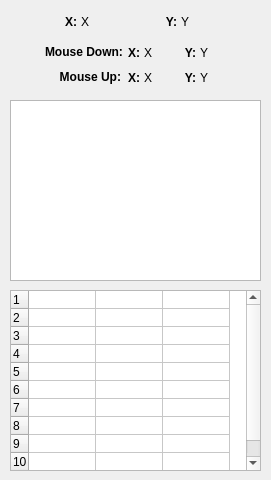
<?xml version="1.0" encoding="UTF-8"?>
<ui version="4.0">
 <class>MainWindow</class>
 <widget class="QMainWindow" name="MainWindow">
  <property name="geometry">
   <rect>
    <x>0</x>
    <y>0</y>
    <width>271</width>
    <height>480</height>
   </rect>
  </property>
  <property name="sizePolicy">
   <sizepolicy hsizetype="Fixed" vsizetype="Fixed">
    <horstretch>0</horstretch>
    <verstretch>0</verstretch>
   </sizepolicy>
  </property>
  <property name="windowTitle">
   <string>Mouse Position</string>
  </property>
  <property name="toolButtonStyle">
   <enum>Qt::ToolButtonIconOnly</enum>
  </property>
  <widget class="QWidget" name="centralwidget">
   <widget class="QLabel" name="xLabel">
    <property name="geometry">
     <rect>
      <x>81</x>
      <y>14</y>
      <width>49</width>
      <height>16</height>
     </rect>
    </property>
    <property name="text">
     <string>X</string>
    </property>
   </widget>
   <widget class="QLabel" name="yLabel">
    <property name="geometry">
     <rect>
      <x>181</x>
      <y>14</y>
      <width>49</width>
      <height>16</height>
     </rect>
    </property>
    <property name="text">
     <string>Y</string>
    </property>
   </widget>
   <widget class="QLabel" name="label">
    <property name="geometry">
     <rect>
      <x>61</x>
      <y>14</y>
      <width>16</width>
      <height>16</height>
     </rect>
    </property>
    <property name="font">
     <font>
      <bold>true</bold>
     </font>
    </property>
    <property name="text">
     <string>X:</string>
    </property>
    <property name="alignment">
     <set>Qt::AlignRight|Qt::AlignTrailing|Qt::AlignVCenter</set>
    </property>
   </widget>
   <widget class="QLabel" name="label_2">
    <property name="geometry">
     <rect>
      <x>161</x>
      <y>14</y>
      <width>16</width>
      <height>16</height>
     </rect>
    </property>
    <property name="font">
     <font>
      <bold>true</bold>
     </font>
    </property>
    <property name="text">
     <string>Y:</string>
    </property>
    <property name="alignment">
     <set>Qt::AlignRight|Qt::AlignTrailing|Qt::AlignVCenter</set>
    </property>
   </widget>
   <widget class="QLabel" name="label_3">
    <property name="geometry">
     <rect>
      <x>45</x>
      <y>44</y>
      <width>81</width>
      <height>16</height>
     </rect>
    </property>
    <property name="font">
     <font>
      <bold>true</bold>
     </font>
    </property>
    <property name="text">
     <string>Mouse Down:</string>
    </property>
   </widget>
   <widget class="QLabel" name="label_4">
    <property name="geometry">
     <rect>
      <x>124</x>
      <y>45</y>
      <width>16</width>
      <height>16</height>
     </rect>
    </property>
    <property name="font">
     <font>
      <bold>true</bold>
     </font>
    </property>
    <property name="text">
     <string>X:</string>
    </property>
    <property name="alignment">
     <set>Qt::AlignRight|Qt::AlignTrailing|Qt::AlignVCenter</set>
    </property>
   </widget>
   <widget class="QLabel" name="xLabelMouseDown">
    <property name="geometry">
     <rect>
      <x>144</x>
      <y>45</y>
      <width>31</width>
      <height>16</height>
     </rect>
    </property>
    <property name="text">
     <string>X</string>
    </property>
   </widget>
   <widget class="QLabel" name="label_6">
    <property name="geometry">
     <rect>
      <x>180</x>
      <y>45</y>
      <width>16</width>
      <height>16</height>
     </rect>
    </property>
    <property name="font">
     <font>
      <bold>true</bold>
     </font>
    </property>
    <property name="text">
     <string>Y:</string>
    </property>
    <property name="alignment">
     <set>Qt::AlignRight|Qt::AlignTrailing|Qt::AlignVCenter</set>
    </property>
   </widget>
   <widget class="QLabel" name="yLabelMouseDown">
    <property name="geometry">
     <rect>
      <x>200</x>
      <y>45</y>
      <width>31</width>
      <height>16</height>
     </rect>
    </property>
    <property name="text">
     <string>Y</string>
    </property>
   </widget>
   <widget class="QLabel" name="label_7">
    <property name="geometry">
     <rect>
      <x>180</x>
      <y>70</y>
      <width>16</width>
      <height>16</height>
     </rect>
    </property>
    <property name="font">
     <font>
      <bold>true</bold>
     </font>
    </property>
    <property name="text">
     <string>Y:</string>
    </property>
    <property name="alignment">
     <set>Qt::AlignRight|Qt::AlignTrailing|Qt::AlignVCenter</set>
    </property>
   </widget>
   <widget class="QLabel" name="label_5">
    <property name="geometry">
     <rect>
      <x>40</x>
      <y>69</y>
      <width>81</width>
      <height>16</height>
     </rect>
    </property>
    <property name="font">
     <font>
      <bold>true</bold>
     </font>
    </property>
    <property name="text">
     <string>Mouse Up:</string>
    </property>
    <property name="alignment">
     <set>Qt::AlignRight|Qt::AlignTrailing|Qt::AlignVCenter</set>
    </property>
   </widget>
   <widget class="QLabel" name="xLabelMouseUp">
    <property name="geometry">
     <rect>
      <x>144</x>
      <y>70</y>
      <width>31</width>
      <height>16</height>
     </rect>
    </property>
    <property name="text">
     <string>X</string>
    </property>
   </widget>
   <widget class="QLabel" name="label_8">
    <property name="geometry">
     <rect>
      <x>124</x>
      <y>70</y>
      <width>16</width>
      <height>16</height>
     </rect>
    </property>
    <property name="font">
     <font>
      <bold>true</bold>
     </font>
    </property>
    <property name="text">
     <string>X:</string>
    </property>
    <property name="alignment">
     <set>Qt::AlignRight|Qt::AlignTrailing|Qt::AlignVCenter</set>
    </property>
   </widget>
   <widget class="QLabel" name="yLabelMouseUp">
    <property name="geometry">
     <rect>
      <x>200</x>
      <y>70</y>
      <width>31</width>
      <height>16</height>
     </rect>
    </property>
    <property name="text">
     <string>Y</string>
    </property>
   </widget>
   <widget class="QListWidget" name="listWidget">
    <property name="geometry">
     <rect>
      <x>10</x>
      <y>100</y>
      <width>251</width>
      <height>181</height>
     </rect>
    </property>
    <property name="selectionMode">
     <enum>QAbstractItemView::NoSelection</enum>
    </property>
   </widget>
   <widget class="QTableWidget" name="tableWidget">
    <property name="geometry">
     <rect>
      <x>10</x>
      <y>290</y>
      <width>251</width>
      <height>181</height>
     </rect>
    </property>
    <property name="verticalScrollBarPolicy">
     <enum>Qt::ScrollBarAlwaysOn</enum>
    </property>
    <property name="selectionMode">
     <enum>QAbstractItemView::NoSelection</enum>
    </property>
    <property name="rowCount">
     <number>10</number>
    </property>
    <property name="columnCount">
     <number>3</number>
    </property>
    <attribute name="horizontalHeaderVisible">
     <bool>false</bool>
    </attribute>
    <attribute name="horizontalHeaderDefaultSectionSize">
     <number>67</number>
    </attribute>
    <attribute name="verticalHeaderVisible">
     <bool>true</bool>
    </attribute>
    <attribute name="verticalHeaderMinimumSectionSize">
     <number>18</number>
    </attribute>
    <attribute name="verticalHeaderDefaultSectionSize">
     <number>18</number>
    </attribute>
    <attribute name="verticalHeaderHighlightSections">
     <bool>true</bool>
    </attribute>
    <row/>
    <row/>
    <row/>
    <row/>
    <row/>
    <row/>
    <row/>
    <row/>
    <row/>
    <row/>
    <column/>
    <column/>
    <column/>
    <item row="0" column="0">
     <property name="text">
      <string/>
     </property>
    </item>
    <item row="0" column="1">
     <property name="text">
      <string/>
     </property>
    </item>
    <item row="0" column="2">
     <property name="text">
      <string/>
     </property>
    </item>
    <item row="1" column="0">
     <property name="text">
      <string/>
     </property>
    </item>
    <item row="1" column="1">
     <property name="text">
      <string/>
     </property>
    </item>
    <item row="1" column="2">
     <property name="text">
      <string/>
     </property>
    </item>
   </widget>
  </widget>
 </widget>
 <resources/>
 <connections/>
</ui>
